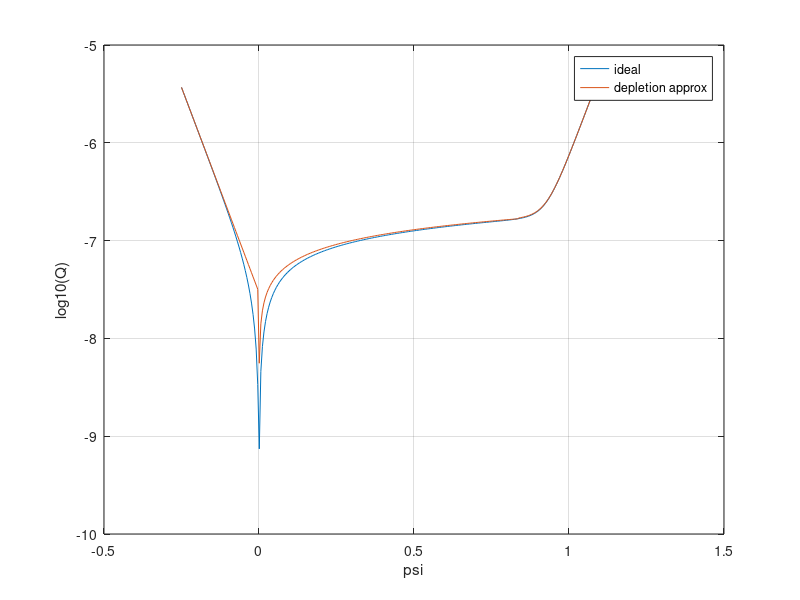

The MATLAB source for this figure:
%Qs expression
%parameters
epsilon=8.854*10^-14; %F/cm^2
epsilonsi=11.8;
epsilonox=3.9;
epsi=epsilon*epsilonsi;
epox=epsilon*epsilonox;
k=1.38*10^-23; %J/K Boltzmann Constant
T=300; %Kelvin
NA=10^17; %cm^-3
ni=10^10;
tox=5*10^-7; %cm
Cox=epox/tox;
q=1.6*10^-19;
k1=q/(k*T); 
k2=ni^2/NA^2;
phif=(1/k1)*log(NA/ni);
Eg=1.1;
Vfb=-(Eg/2+phif);
coeff=sqrt(2*epsi*k*T*NA);

psi=linspace(-0.25,1.1,270);
Q=coeff.*((((exp(-k1.*psi))+(psi.*k1)-1)+k2.*((exp(k1.*psi))-(psi.*k1)-1)).^0.5);

figure(11); plot(psi,log10(Q));
hold on;

%depletion approximation
%parameters

t=0;
for i=1:270
    if(psi(i)>2*phif) && (t==0)
        t=i-1;
    end
end
%accumulation
Q(1:50)=coeff.*(exp(-k1.*psi(1:50)./2));

%depletion
Q(51:t)=-coeff.*((psi(51:t).*k1).^0.5);

%inversion
Q(t+1:270)=coeff.*(((psi(t+1:270).*k1)+k2.*(exp(k1.*psi(t+1:270)))).^0.5);

plot (psi, log10(Q));
hold off;
legend('ideal','depletion approx');
xlabel("psi");
ylabel("log10(Q)");
grid on;



